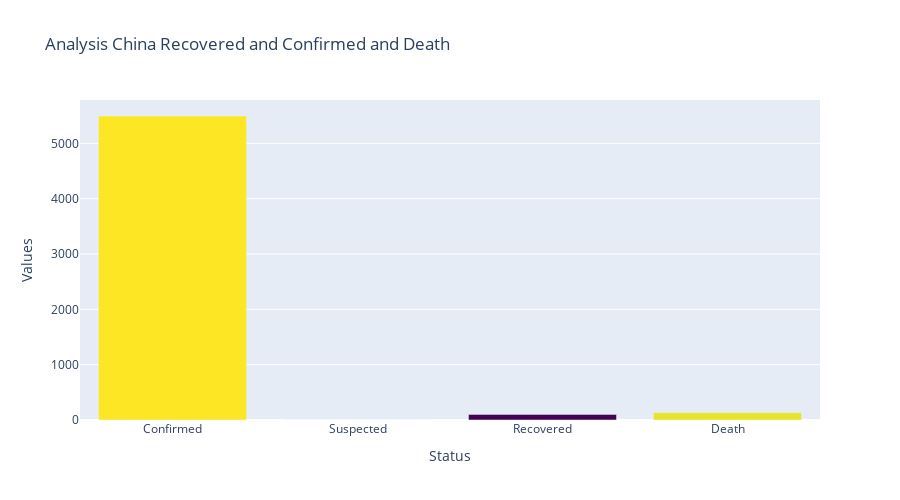

Notebook code cell kept with this figure:
### Markdown cell above
Hubei has the most number of recovered and deaths as compared to others.

There's currently a severe shortage of medical supplies, not just in Wuhan but in surrounding cities as well, the governor of Hubei Province, Wang Xiaodong said at a press conference on Wednesday.
The mask shortage has become a country-wide problem since the new coronavirus outbreak spread domestically. Everyone who goes outside is suggested to wear mask. But the problem is it's hard to get one. Besides experts suggested the use of normal surgical masks, people have to replace it every four hours.

Source - https://news.cgtn.com/news/2020-01-30/Hubei-has-a-severe-shortage-of-medical-supplies-says-governor-NFDtX4DR7i/index.html

### Code cell
data_china = data[data['Country/Region'] == 'Mainland China']
data_china_val = data_china.groupby(['Country/Region']).sum() 

values = data_china_val.loc['Mainland China'].values

fig = go.Figure(go.Bar(y=values,
                       x=['Confirmed','Suspected','Recovered','Death'],
                       orientation='v',
        marker={
        'color': [np.random.randint(100,255) for x in range(0,len(values))],
        'colorscale': 'Viridis'
        }
        ))

fig.update_layout(yaxis=dict(title='Values'),width=900,height=500,
                  title='Analysis China Recovered and Confirmed and Death',
                  xaxis=dict(title='Status'))
fig.show()

### Figure 1 — Plotly figure (JSON) as saved in the notebook; plotly's stock layout.template omitted (floating-point values rounded to 4 significant figures)
{"data": [{"marker": {"color": [203, 199, 110, 200], "colorscale": [[0, "#440154"], [0.1111, "#482878"], [0.2222, "#3e4989"], [0.3333, "#31688e"], [0.4444, "#26828e"], [0.5556, "#1f9e89"], [0.6667, "#35b779"], [0.7778, "#6ece58"], [0.8889, "#b5de2b"], [1, "#fde725"]]}, "orientation": "v", "type": "bar", "x": ["Confirmed", "Suspected", "Recovered", "Death"], "y": [5494, 0, 101, 131]}], "layout": {"height": 500, "title": {"text": "Analysis China Recovered and Confirmed and Death"}, "width": 900, "xaxis": {"title": {"text": "Status"}}, "yaxis": {"title": {"text": "Values"}}}}
